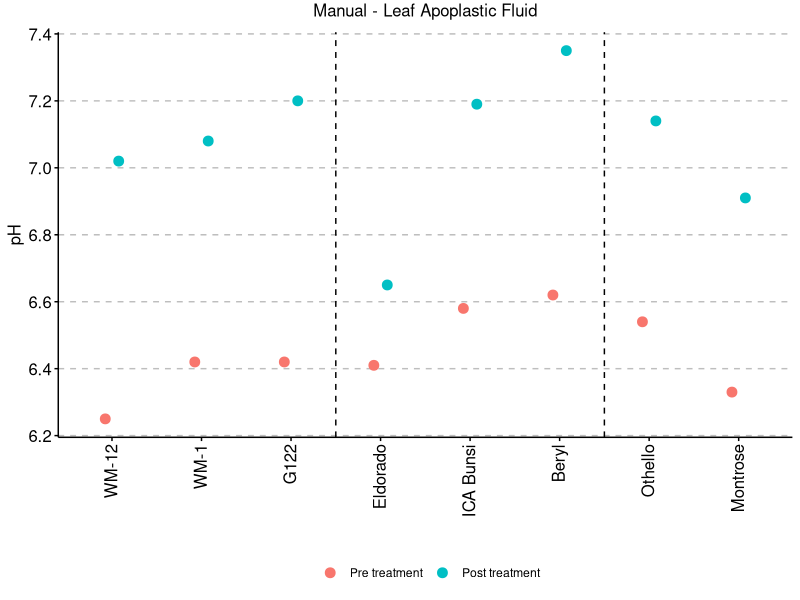
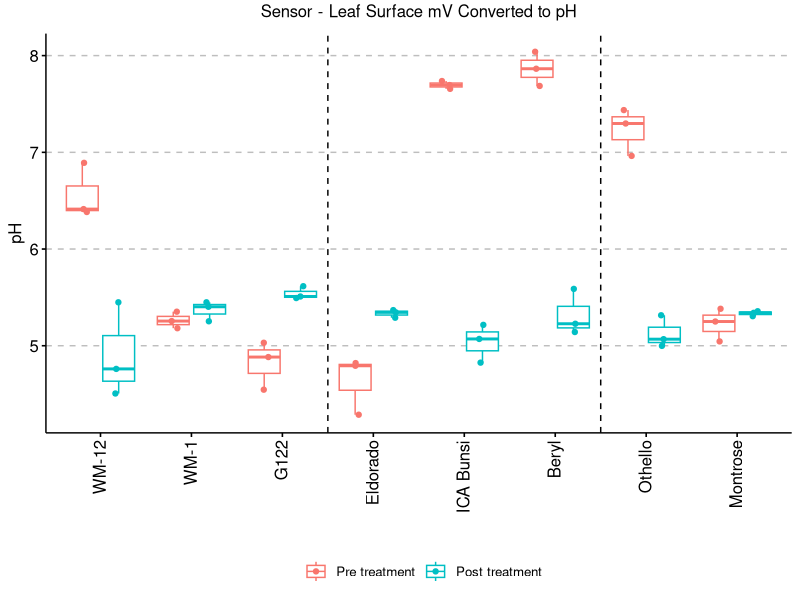
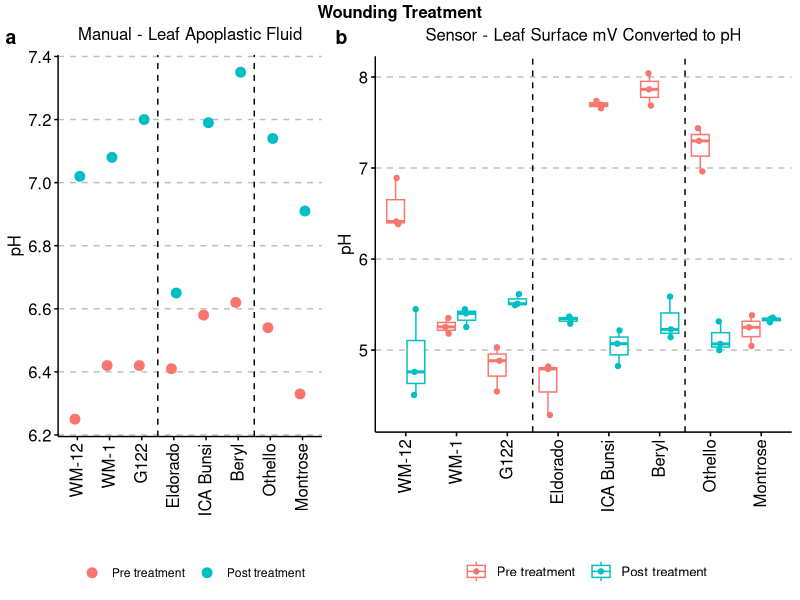
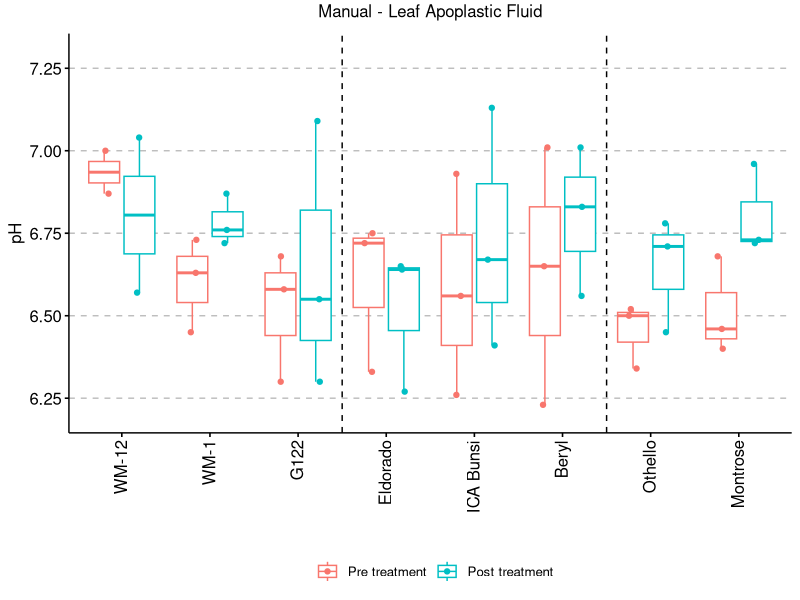
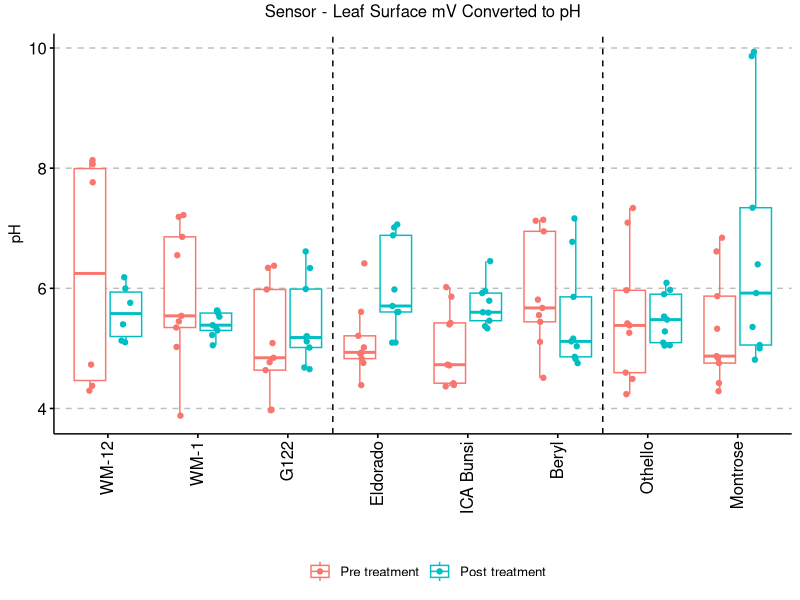
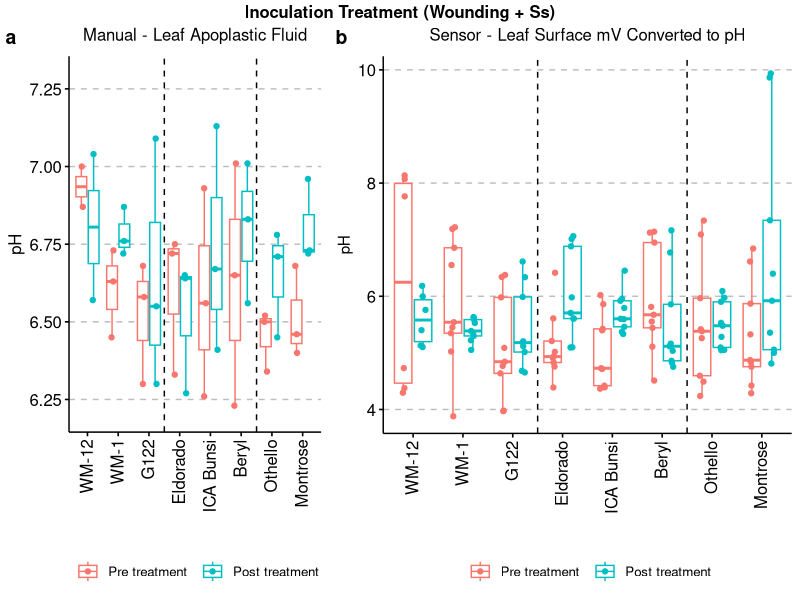
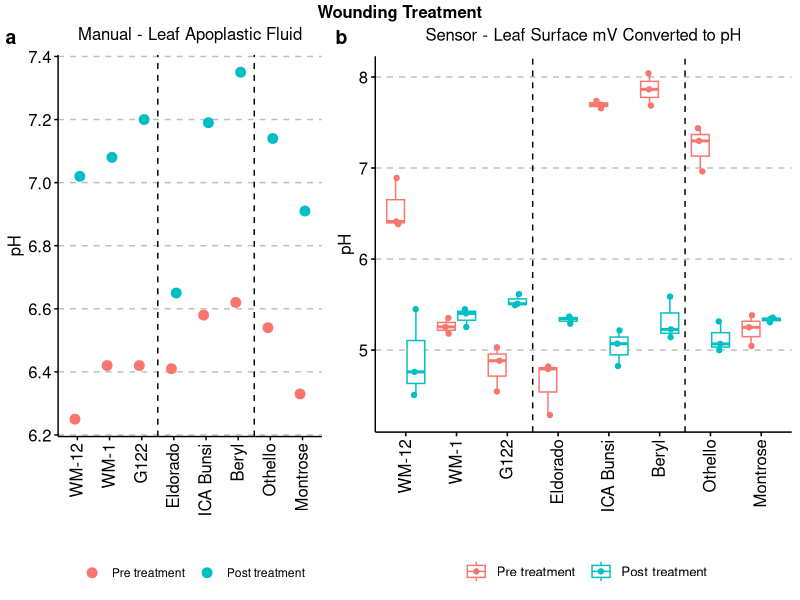
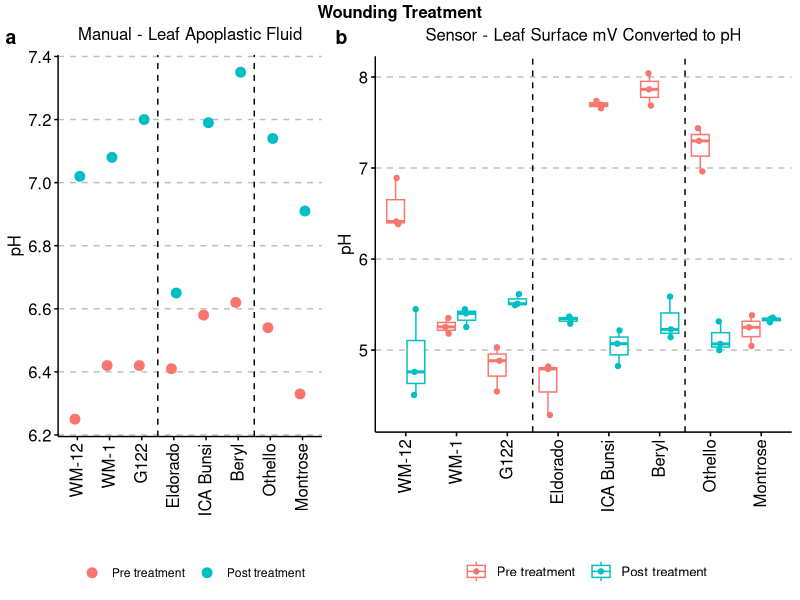

Recreate these plots in R, in order.
## ---- chunk 1
library(readxl) #needed for loading xlsx file
library(tidyverse) #contains ggplot2, dplyr, tidyr, readr, purrr, tibble, stringr, forcats packages 
library(rstatix) #needed for tukey_hsd function
library(ggpubr) #requires tidyverse to be loaded first, needed for graphs (e.g. ggboxplot function, and ggpar
## ---- chunk 2
ManualData<-read_excel("TableS1-pH+mV-Manual+Sensor.xlsx",sheet = "Manual-pH", col_types = c("numeric","numeric","text","numeric","text", "text")) # loading excel, definning which sheet is loaded and define the type of column each is (have to set manually) - important later for stats
ManualData$Cultivar <- factor(ManualData$Cultivar, levels = c("WM-12", "WM-1","G122","Eldorado","ICA Bunsi","Beryl", "Othello","Montrose")) #order the Cultivars (for graph later on)
ManualData$TimePoint <- factor(ManualData$TimePoint, levels = c("Pre treatment", "Post treatment")) #order the treatments pre and post treatment (for graph later on)
## ---- chunk 3
ManualDataWound <- ManualData%>% filter(Block == 4) #Create a new table from ManualData that just has Block 4 (Wounded plants)
ManualData<- ManualData %>% filter(Block < 4) #removes Block 4 from ManualData - will be used for inoculated plots in Fig6a
## ---- chunk 4
summary(aov(pH ~ Ss_Response + TimePoint + Ss_Response*TimePoint, data = ManualDataWound))
## ---- chunk 5
Fig5aposthoc<-ManualDataWound %>% group_by(Ss_Response) %>% tukey_hsd(pH ~ TimePoint)
Fig5aposthoc
## ---- chunk 6
Fig5a<-ggplot(ManualDataWound,aes(x=Cultivar,y=pH, fill=TimePoint)) + # Fill=TimePoint means the colour is based on the TimePoint column i.e. post or pre treatment 
geom_point(aes(color = TimePoint), size = 3, position = position_dodge(width=0.3)) + #adds data points to plot
xlab("Cultivar") + #Set x axis label
theme_bw() + #Set theme of graph
theme(panel.grid.major = element_blank(), panel.grid.minor = element_blank())+ #remove previous grid lines that are added with theme_bw 
theme(panel.border = element_blank(), panel.grid.major = element_blank(), axis.line = element_line(colour = "black")) + #remove previous grid lines that are added with theme_bw
theme(axis.text.x = element_text(size=12,angle = 90,vjust = 0.4, hjust=1, color="black")) + # x axis font size
theme(axis.text.y = element_text(size=12, color="black")) + # y axis font size
theme(plot.title = element_text(color="black", size=12)) + # change title font size
xlab("") + #remove the x axis label (Cultivar)
geom_vline(xintercept = 3.5, linetype="dashed", color = "black", size=0.5) + #adding in a dashed line
geom_vline(xintercept = 6.5, linetype="dashed", color = "black", size=0.5) #adding in a dashed line
Fig5a <- Fig5a + theme(panel.grid.major.y = element_line(colour = "grey", linetype="dashed",size=0.5), panel.grid.minor.x = element_line(colour="white", linetype="blank")) #adding grid lines to graph, minor grids (0.5) are blank to remove them
Fig5a <- Fig5a + ggtitle("Manual - Leaf Apoplastic Fluid") + #Defining title
theme(plot.title = element_text(hjust = 0.5, vjust=2)) #Centering title
Fig5a <- Fig5a + theme(axis.title.x = element_text(size=12)) #changing x axis label font size
Fig5a <- Fig5a + theme(axis.title.y = element_text(size=12)) #changing y axis label size
Fig5a<-ggpar(Fig5a, legend.title = "") # Remove legend title which was 'TimePoint'
Fig5a<-ggpar(Fig5a, legend = "bottom") # Legend at bottom
Fig5a
## ---- chunk 7
SensorData<-read_excel("TableS1-pH+mV-Manual+Sensor.xlsx",sheet = "Sensor-pH", col_types = c("numeric","numeric","text","numeric","text", "text")) # loading excel, definning which sheet is loaded and define the type of column each is (have to set manually) - important later for stats
SensorData$Cultivar <- factor(SensorData$Cultivar, levels = c("WM-12", "WM-1","G122","Eldorado","ICA Bunsi","Beryl", "Othello","Montrose")) #order the Cultivars (for graph later on)
## ---- chunk 8
SensorDataWound <- SensorData %>% filter(Block == 4) #Create a new table from SensorData that just has Block 4 (Wound treated)
SensorData <- SensorData %>% filter(Block < 4) #removes Block 4 from SensorData  - will be used for inoculated plots in Fig6b
## ---- chunk 9
summary(aov(pH ~ Cultivar + TimePoint + Cultivar*TimePoint, data = SensorDataWound))
## ---- chunk 10
Fig5bposthoc<-SensorDataWound %>% group_by(Cultivar) %>% tukey_hsd(pH ~ TimePoint)
Fig5bposthoc
## ---- chunk 11
SensorDataWound$TimePoint <- factor(SensorDataWound$TimePoint, levels = c("Pre treatment", "Post treatment")) #ensure that pre and then post treatment appears in that order on plot 2
Fig5b<-ggboxplot(SensorDataWound,"Cultivar", "pH", add="jitter",color="TimePoint", title="Sensor - Leaf Surface mV Converted to pH")+
theme(plot.title = element_text(hjust = 0.5, vjust = 2)) + #Move title to middle, move up a bit
theme(panel.grid.major.y = element_line(colour = "grey", linetype="dashed",size=0.5), panel.grid.minor.x = element_line(colour="white", linetype="blank")) + #adding grid lines to graph, minor grids (0.5) are blank to remove them
theme(plot.title = element_text(color="black", size=12)) + # change title font size
xlab("") + #remove the x axis label (Cultivar)
theme(axis.text.x = element_text(size=12,angle = 90,vjust = 0.4, hjust=1,color="black")) + # x axis font size
theme(axis.text.y = element_text(size=12)) + # y axis font size
geom_vline(xintercept = 3.5, linetype="dashed", color = "black", size=0.5,color="black") + #adding in a dashed line
geom_vline(xintercept = 6.5, linetype="dashed", color = "black", size=0.5,color="black") #adding in a dashed line
Fig5b <- Fig5b + theme(axis.title.x = element_text(size=12)) #changing x axis label font size
Fig5b <- Fig5b + theme(axis.title.y = element_text(size=12)) #changing y axis label size
Fig5b<-ggpar(Fig5b, legend = "bottom") # Legend at bottom
Fig5b<-ggpar(Fig5b, legend.title = "") # Remove legend title which was 'TimePoint'
Fig5b
## ---- chunk 12
Fig5 <- ggarrange(Fig5a, Fig5b, ncol = 2, nrow = 1, labels = "auto", legend = "bottom", widths = c(1.4,2)) #width squashes Panel A graph
Fig5 <- annotate_figure(Fig5, top = text_grob("Wounding Treatment", color = "black", face = "bold", size = 12)) #Adding a main title above the panels
Fig5
## ---- chunk 13
#Saving the plot as a tiff and pdf
ggsave(plot=Fig5, file="Figure5-pH-Wounded.tiff", units="cm", width=18, height=12, dpi=600, compression='lzw')
ggsave(plot=Fig5, file="Fig5-pH-Wounded.pdf", units="cm", width=18, height=12, dpi=600)
## ---- chunk 14
summary(aov(pH ~ Cultivar + Block + TimePoint + Cultivar*TimePoint, data = ManualData))
## ---- chunk 15
Fig6aposthoc<-ManualData %>% group_by(Cultivar) %>% tukey_hsd(pH ~ TimePoint)
Fig6aposthoc
## ---- chunk 16
Fig6a<-ggboxplot(ManualData,"Cultivar", "pH", add="jitter",color="TimePoint", title="Manual - Leaf Apoplastic Fluid", ylim=c(6.2,7.3)) +
theme(plot.title = element_text(hjust = 0.5, vjust=2)) + #Move title to middle 
theme(panel.grid.major.y = element_line(colour = "grey", linetype="dashed",size=0.5), panel.grid.minor.x = element_line(colour="white", linetype="blank")) + #adding grid lines to graph, minor grids (0.5) are blank to remove them
theme(plot.title = element_text(color="black", size=12)) + # change title font size
xlab("") + #remove the x axis label (Cultivar)
theme(axis.text.x = element_text(size=12,angle = 90,vjust = 0.4, hjust=1,color="black")) + # x axis font size
theme(axis.text.y = element_text(size=12)) + # y axis font size
geom_vline(xintercept = 3.5, linetype="dashed", color = "black", size=0.5,color="black") + #adding in a dashed line
geom_vline(xintercept = 6.5, linetype="dashed", color = "black", size=0.5,color="black") #adding in a dashed line
Fig6a<-ggpar(Fig6a, legend = "bottom") # Legend at bottom
Fig6a<-ggpar(Fig6a, legend.title = "") # Remove legend title which was 'TimePoint'
Fig6a
## ---- chunk 17
summary(aov(pH ~ Cultivar + Block + TimePoint + Cultivar*TimePoint, data = SensorData))
#Cultivar*TimePoint is asking if there is significant impacting if you look take into account TimePoint (i.e. pre or post) which asking if the Cultivar pH is significantly different in general (not looking at individual Cultivars at this point - not until posthoc test)
## ---- chunk 18
Fig6bposthoc<-SensorData %>% group_by(Cultivar) %>% tukey_hsd(pH ~ TimePoint)
Fig6bposthoc
## ---- chunk 19
SensorData$TimePoint <- factor(SensorData$TimePoint, levels = c("Pre treatment", "Post treatment")) #ensure that pre and then post treatment appears in that order on plot 2
Fig6b<-ggboxplot(SensorData,"Cultivar", "pH", add="jitter",color="TimePoint", title="Sensor - Leaf Surface mV Converted to pH")+
theme(plot.title = element_text(hjust = 0.5, vjust=2)) + #Move title to middle 
theme(panel.grid.major.y = element_line(colour = "grey", linetype="dashed",size=0.5), panel.grid.minor.x = element_line(colour="white", linetype="blank"))+ #adding grid lines to graph, minor grids (0.5) are blank to remove them
theme(plot.title = element_text(color="black", size=12)) + # change title font size
xlab("") + #remove the x axis label (Cultivar)
theme(axis.text.x = element_text(size=12,angle = 90,vjust = 0.4, hjust=1,color="black")) + # x axis font size
theme(axis.text.y = element_text(size=12)) + # y axis font size
theme(axis.title.x = element_text(size=11)) + #changing x axis label font size
theme(axis.title.y = element_text(size=11))  +#changing y axis label font size
geom_vline(xintercept = 3.5, linetype="dashed", color = "black", size=0.5,color="black") + #adding in a dashed line
geom_vline(xintercept = 6.5, linetype="dashed", color = "black", size=0.5,color="black") #adding in a dashed line
Fig6b<-ggpar(Fig6b, legend = "bottom") # Legend at bottom
Fig6b<-ggpar(Fig6b, legend.title = "") # Remove legend title which was 'TimePoint'
Fig6b
## ---- chunk 20
Fig6 <- ggarrange(Fig6a, Fig6b, ncol = 2, nrow = 1, labels = "auto", legend = "bottom", widths = c(1.4,2)) #width squashes Panel A graph
Fig6 <- annotate_figure(Fig6, top = text_grob("Inoculation Treatment (Wounding + Ss)", color = "black", face = "bold", size = 12)) #Adding a main title above the panels
Fig6
## ---- chunk 21
CombinedData<-read_excel("TableS1-pH+mV-Manual+Sensor.xlsx",sheet = "Combined-pH-change", col_types = c("numeric","numeric","text","numeric","text", "text")) # loading excel, definning which sheet is 
CombinedDataWound<- CombinedData%>% filter(Block == 4) #Create a new table from CombinedData that just has Block 4 (wounding)
CombinedData<- CombinedData %>% filter(Block < 4) #removes Block 4 from CombinedData
## ---- chunk 22
summary(aov(pH_change ~ Cultivar + Measurement_Type +Cultivar/Measurement_Type, data = CombinedDataWound)) 
## ---- chunk 23
WoundpHchangeposthoc<-CombinedDataWound %>% group_by(Cultivar) %>% tukey_hsd(pH_change ~ Measurement_Type) 
WoundpHchangeposthoc
## ---- chunk 24
summary(aov(pH_change ~ Cultivar + Block + Measurement_Type +Cultivar/Measurement_Type, data = CombinedData)) 
## ---- chunk 25
InoculatedpHchangeposthoc<-CombinedData %>% group_by(Cultivar) %>% tukey_hsd(pH_change ~ Measurement_Type)
InoculatedpHchangeposthoc
